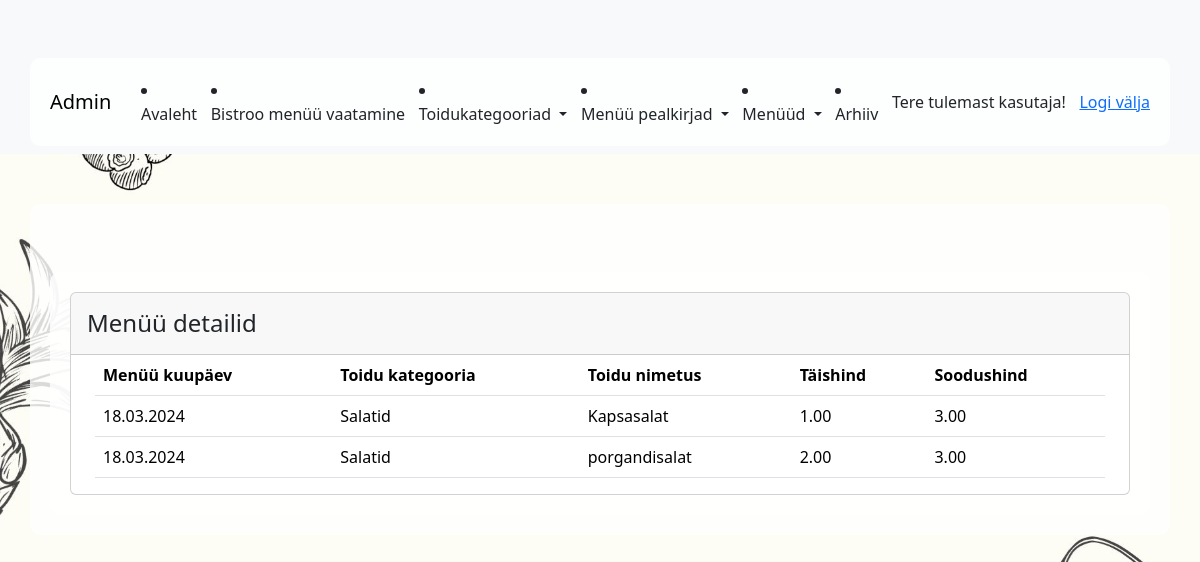
/app_admin/menu_detail/38/ (signed in), run on the app's committed database.
### app_admin/models.py (models this page shows, shortened)
class Menu(models.Model):
    date = models.ForeignKey(Heading, on_delete=models.CASCADE)
    category = models.ForeignKey(Category, on_delete=models.PROTECT)
    class Meta:
        ordering = ['-date', 'category']

class Heading(models.Model):
    date = models.DateField(blank=False, null=False, unique=True, verbose_name="Kuupäev")
    topic = models.CharField(max_length=100, null=True, blank=True, verbose_name="Teemapäev")
    chef = models.CharField(max_length=100, null=True, blank=True, verbose_name="Peakokk soovitab:")
    student = models.CharField(max_length=100, null=True, blank=True, verbose_name="Kes tegid:")
    def __str__(self):
        return f'{self.date.strftime("%d.%m.%Y")}'
    class Meta:
        ordering = ['-date']

class Category(models.Model):
    number = models.PositiveIntegerField(verbose_name="Number")
    name = models.CharField(max_length=255, unique=True, verbose_name="Kategooria nimetus")
    def __str__(self):
        return self.name

class MenuItem(models.Model):
    menu = models.ForeignKey(Menu, on_delete=models.CASCADE, related_name='menu_menuitem')
    food = models.CharField(max_length=255, verbose_name="Toit")
    full_price = models.DecimalField(max_digits=4, decimal_places=2, null=False, blank=False, verbose_name="Suure hind")
    half_price = models.DecimalField(max_digits=4, decimal_places=2, null=True, blank=True, verbose_name="Väikese hind")
    show_in_menu = models.BooleanField(default=True, verbose_name="Näita menüüs")
    class Meta:
        ordering = ['menu']

### app_admin/views.py (the view)
# urls.py: path('menu_detail/<int:pk>/', views.MenuDetailView.as_view(), name='menu_detail'),
class MenuDetailView(ManagerRequiredMixin, DetailView):
    model = Menu
    template_name = 'app_admin/menu_detail.html'
    context_object_name = 'menu'

### app_admin/views.py (called while the page is built)
    def test_func(self):
        return self.request.user.groups.filter(name='Manager').exists()

### app_admin/templates/app_admin/menu_detail.html
{% extends "base_admin.html" %}
{% block content %}
    <div class="container mt-5">
        <div class="col-auto mx-auto">
            <div class="card col-12 mx-auto">
                <div class="card-header">
                    <div class="card-title d-flex justify-content-between align-self-auto">
                        <h4 class="m-0 mt-2">Menüü detailid</h4>
                    </div>
                </div>
                <div class="table-body mx-4">
                    <table class="table table">
                        <thead>
                            <tr>
                                <th>Menüü kuupäev</th>
                                <th>Toidu kategooria</th>
                                <th>Toidu nimetus</th>
                                <th>Täishind</th>
                                <th>Soodushind</th>
                            </tr>
                        </thead>
                        <tbody>
                            {% for menu_item in menu.menu_menuitem.all %}
                                <tr>
                                    <td>{{ menu.date }}</td>
                                    <td>{{ menu.category }}</td>
                                    <td>{{ menu_item.food }}</td>
                                    <td>{{ menu_item.full_price }}</td>
                                    <td>{{ menu_item.half_price }}</td>
                                </tr>
                            {% endfor %}
                        </tbody>
                    </table>
                </div>
            </div>
        </div>
    </div>
{% endblock %}

### templates/menu_admin.html (shortened to what this page needs)
<nav class="navbar navbar-expand-lg navbar-light bg-light">
  <div class="container">
    {% if user.is_authenticated %}
      <a class="navbar-brand" href="http://127.0.0.1:8000/admin/"> Admin </a>
        <li class="nav-item">
        <a class="nav-link" href="{% url "app_admin:index" %}" >Avaleht</a>
        </li>
        <li class="nav-item">
        <a class="nav-link" href="{% url "app_public:index" %}" >Bistroo menüü vaatamine</a>
        </li>
              <li class="nav-item dropdown">
          <a class="nav-link dropdown-toggle" href="#" role="button" data-bs-toggle="dropdown" aria-expanded="false">
                Toidukategooriad
          </a>
        </li>
              <li class="nav-item dropdown">
          <a class="nav-link dropdown-toggle" href="#" role="button"  data-bs-toggle="dropdown" aria-expanded="false">
               Menüü pealkirjad
          </a>
        </li>
        <li class="nav-item dropdown">
          <a class="nav-link dropdown-toggle" href="#" role="button"  data-bs-toggle="dropdown" aria-expanded="false">
               Menüüd
          </a>
        </li>
         <li class="nav-item">
    <a class="nav-link" href="{% url 'app_admin:archive_page' %}">Arhiiv</a>
  </li>
    <span class="nav-link">Tere tulemast {{ user.username }}! </span>
    <span id="logout-link" class="nav-link alert-info"><a href="#">Logi välja </a></span>
{% else %}
    <span class="nav-link">Kui sa soovid menüüd muuta, siis sa pead sisse logima! <a href="{% url 'login' %}">Logi sisse</a></span>
{% endif %}
    </div>
</nav>

### data on the page
MenuItem: food "Kapsasalat", full_price "1.00", half_price "3.00"
Menu: date "18.03.2024", category "Salatid"
MenuItem: food "porgandisalat", full_price "2.00", half_price "3.00"

### other printed values
{{ user.username }} "kasutaja"
